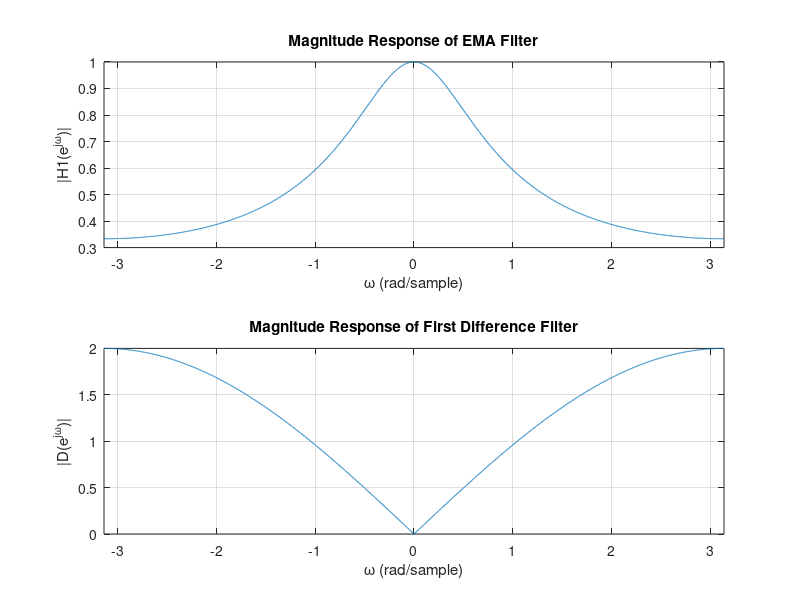
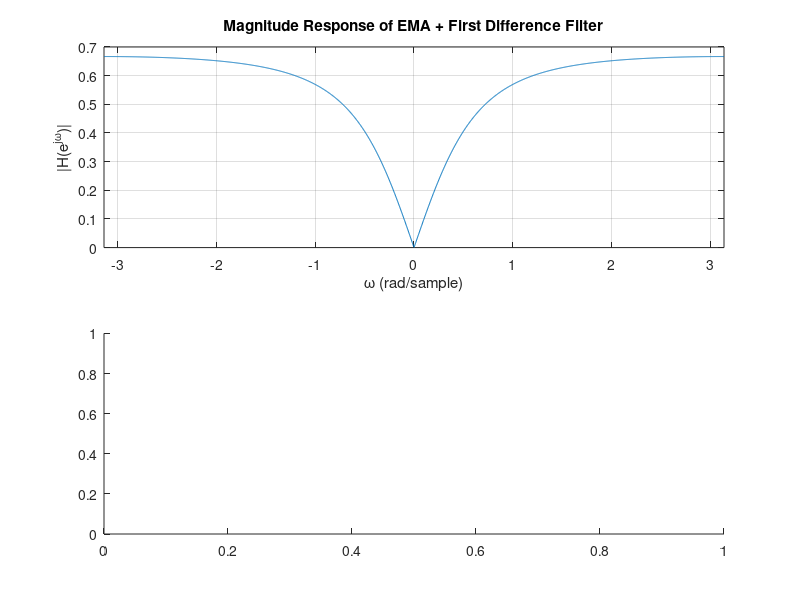

MATLAB code for these plots, in order: (Note: this script raises an error after producing the figures.)
alpha = 0.5;
fsamp = 1000;

%Frequency Responses 
w = linspace(-pi, pi, 2000);

%creating EMA filter & first difference filter
z = exp(1i*w);
H1 = alpha ./ (1 - (1-alpha)*(z).^(-1));
D = 1 - z.^(-1);
H = H1 .* D;

figure("Name","Individual Frequency Responses", "NumberTitle", "off");

%plot magnitude response of EMA filter
subplot(2,1,1);
plot(w, abs(H1));
xlim([-pi pi]);
xlabel('\omega (rad/sample)');
ylabel('|H1(e^{j\omega})|');
title("Magnitude Response of EMA Filter");
grid on;

%plot magnitude response of first difference filter
subplot(2,1,2);
plot(w, abs(D));
xlim([-pi pi]);
xlabel('\omega (rad/sample)');
ylabel('|D(e^{j\omega})|');
title("Magnitude Response of First Difference Filter");
grid on;


figure("Name","Cascaded Frequency Response", "NumberTitle", "off");

%plot magnitude response of cascaded filter
subplot(2,1,1);
plot(w, abs(H));
xlim([-pi pi]);
xlabel('\omega (rad/sample)');
ylabel('|H(e^{j\omega})|');
title("Magnitude Response of EMA + First Difference Filter");
grid on;

%plot phase response of cascaded filter
subplot(2,1,2);
plot(w, phase(H));
xlim([-pi pi]);
xlabel('\omega (rad/sample)');
ylabel('\angleH(e^{j\omega})');
title("Phase Response of EMA + First Difference Filter");
grid on;


%Pole-Zero Plot
%z transform numerator and denominator coefficients 
num_z_coeff = alpha * [1, -1];
denom_z_coeff = [1, -1*(1-alpha)];

%plot Pole-Zero plot
figure("Name","Pole-Zero Plot", "NumberTitle", "off");
zplane(num_z_coeff, denom_z_coeff);
title("Pole-Zero Plot of EMA + First Difference Filter");



%Simulated IR Sensor Signal
%generate simulated signal
t = 0 : 1/fsamp : 2;
b = 8*cos(2*pi*2*t) + 3; %exaggerated baseline IR sensor reading oscillation
p = -10 * exp(-((t-0.4).^2)/(2*0.01^2)) - 10 * exp(-((t-1.16).^2)/(2*0.01^2)) - 10 * exp(-((t-1.4).^2)/(2*0.01^2)); %gaussian pulse to simulate piece dropped in
x = b + p; %sensor signal = baseline + pulse
x_padded = [x, zeros(1, 2^13-length(x))]; %zero padding

%create fft of filter
N = length(x_padded);
w_fft = 2*pi*(0:N-1)/N;
z_fft = exp(1i*w_fft);
H1_fft = alpha ./ (1 - (1-alpha)*(z_fft).^(-1));
D_fft = 1 - z_fft.^(-1);
H_fft = H1_fft .* D_fft;
%create fft of simulated signal
X = fft(x_padded, N);
%apply filter
Y = X .* H_fft;
%get new signal back in time domain
y_padded = ifft(Y);
y = real(y_padded(1:length(x)));
%apply threshold
threshold = -0.4;
dig = y < threshold;

figure("Name","Simulated Signal Filtering", "NumberTitle", "off");

%plot simulated signal
subplot(3,1,1);
plot(t, x);
axis([0 2 -25 15])
title("Simulated Signal");
xlabel('t (s)');
ylabel('Input Magnitude');
grid on;
xline(0.375,'r--');
xline(1.135,'r--');
xline(1.375,'r--');

%plot filtered signal
subplot(3,1,2);
plot(t, y);
axis([0 2 -1 1])
yline(threshold, '--r', 'Threshold');
title("Filtered Simulated Signal");
xlabel('t (s)');
ylabel('Filtered Magnitude');
grid on;
xline(0.375,'r--');
xline(1.135,'r--');
xline(1.375,'r--');

%plot digital signal from thresholding the filtered signal
subplot(3,1,3);
plot(t, real(dig));
axis([0 2 -0.2 1.2])
title("Digital Signal");
xlabel('t (s)');
ylabel('Thresholded Signal');
grid on;
xline(0.375,'r--');
xline(1.135,'r--');
xline(1.375,'r--');
